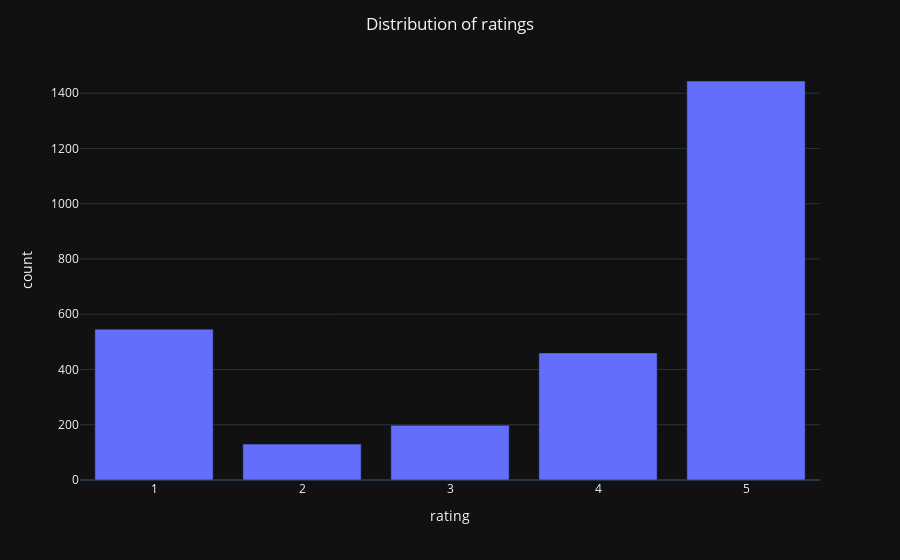

The cell this chart's notebook holds for it:
### Code cell
fig= px.bar(rating, x= 'rating', y= 'count')
fig.update_layout(title_text= 'Distribution of ratings', title_x= 0.5, template= 'plotly_dark')
fig.show()

### Figure 1 — Plotly figure (JSON) as saved in the notebook; plotly's stock layout.template omitted (floating-point values rounded to 4 significant figures)
{"data": [{"alignmentgroup": "True", "hovertemplate": "rating=%{x}<br>count=%{y}<extra></extra>", "legendgroup": "", "marker": {"color": "#636efa"}, "name": "", "offsetgroup": "", "orientation": "v", "showlegend": false, "textposition": "auto", "type": "bar", "x": [5, 4, 3, 2, 1], "xaxis": "x", "y": [1444, 460, 198, 130, 546], "yaxis": "y"}], "layout": {"barmode": "relative", "legend": {"tracegroupgap": 0}, "margin": {"t": 60}, "title": {"text": "Distribution of ratings", "x": 0.5}, "xaxis": {"anchor": "y", "domain": [0, 1], "title": {"text": "rating"}, "type": "linear", "range": [0.5, 5.5], "autorange": true}, "yaxis": {"anchor": "x", "domain": [0, 1], "title": {"text": "count"}, "type": "linear", "range": [0, 1520], "autorange": true}, "autosize": true}}
